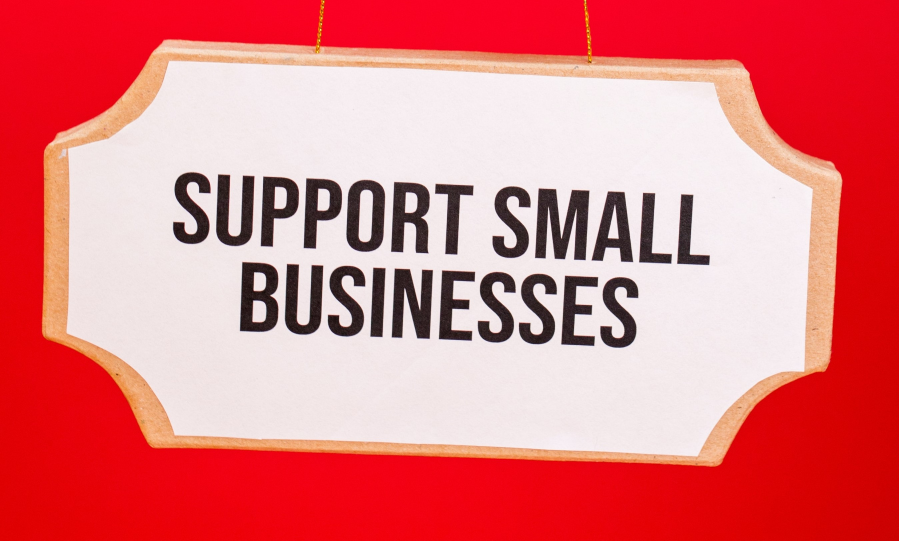
#> input picture SEM-III/ML/operations/images/signBoard.jpg, 2697 x 1622 px (shown at 1/3 size)
$ python 1_lowPassFilter_Blurring.py
#> lines starting #> are read from the running program, lines starting #| are printed output that depends on the picture
import cv2 as cv
import numpy as np

img = cv.imread('../images/signBoard.jpg')
#> img is the input picture: shape (1622, 2697, 3); mean B, G, R 124.9, 121.9, 226
kernal_identity = np.array([[0,0,0],[0,1,0],[0,0,0]])
kernal_3x3 = np.ones((3,3), np.float32) / 9
# kernal_5x5 = np.ones((5,5), np.float32) / 25
kernal_5x5 = np.ones((7,7), np.float32) / 25
# kernal_9x9 = np.ones((25,25), np.float32) / 625   # more blurred
print(kernal_identity)
print(kernal_3x3)
print(kernal_5x5)
img1 = cv.filter2D(img, -1, kernal_identity)
cv.imshow("identity", cv.resize(img1, (img1.shape[1] // 4, img1.shape[0] // 4)))
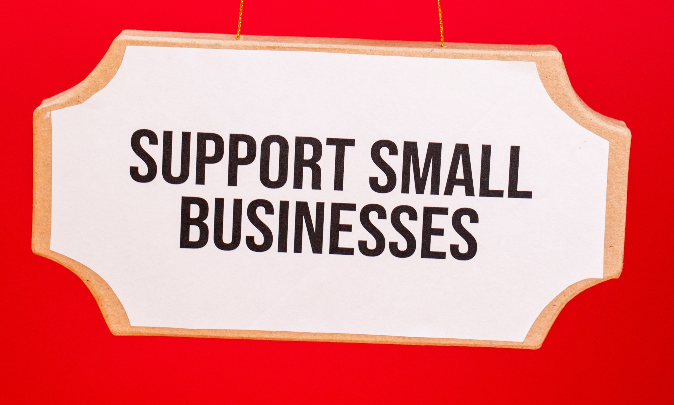
#> window 'identity': shape (405, 674, 3); mean B, G, R 124.8, 121.8, 225.9

img2 = cv.filter2D(img, -1, kernal_3x3)
cv.imshow("3x3", cv.resize(img2, (img2.shape[1] // 4, img2.shape[0] // 4)))

img3 = cv.filter2D(img, -1, kernal_5x5)
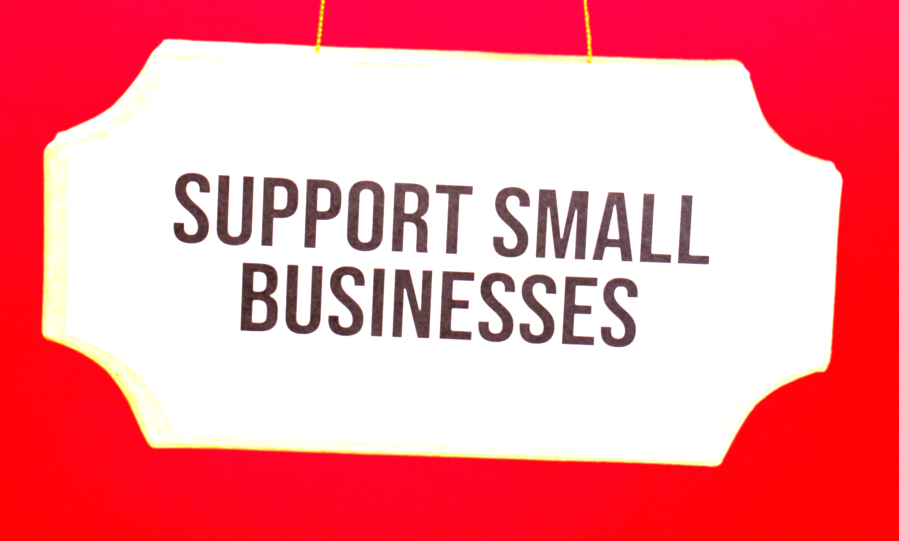
#> img3: shape (1622, 2697, 3) (shown at 1/3 size); mean B, G, R 152.5, 142.9, 245.7
cv.imshow("5x5", cv.resize(img3, (img3.shape[1] // 4, img3.shape[0] // 4)))
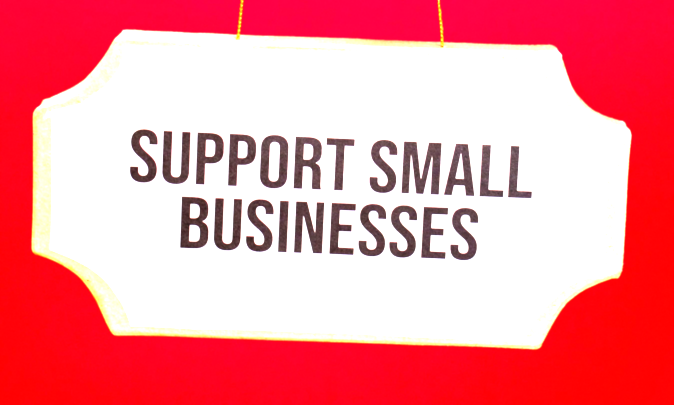
#> window '5x5': shape (405, 674, 3); mean B, G, R 152.4, 142.8, 245.7


cv.imshow("img",cv.resize(img, (img.shape[1] // 4, img.shape[0] // 4)))
cv.waitKey(0)
